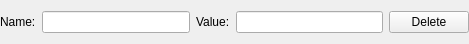
<?xml version="1.0" encoding="UTF-8"?>
<ui version="4.0">
 <class>Property</class>
 <widget class="QWidget" name="Property">
  <property name="geometry">
   <rect>
    <x>0</x>
    <y>0</y>
    <width>469</width>
    <height>41</height>
   </rect>
  </property>
  <property name="windowTitle">
   <string>Form</string>
  </property>
  <layout class="QHBoxLayout" name="horizontalLayout">
   <property name="leftMargin">
    <number>0</number>
   </property>
   <property name="rightMargin">
    <number>0</number>
   </property>
   <item>
    <widget class="QLabel" name="label_1">
     <property name="text">
      <string>Name:</string>
     </property>
    </widget>
   </item>
   <item>
    <widget class="QLineEdit" name="le_name"/>
   </item>
   <item>
    <widget class="QLabel" name="label_2">
     <property name="text">
      <string>Value:</string>
     </property>
    </widget>
   </item>
   <item>
    <widget class="QLineEdit" name="le_value"/>
   </item>
   <item>
    <widget class="QPushButton" name="cmd_delete">
     <property name="text">
      <string>Delete</string>
     </property>
    </widget>
   </item>
  </layout>
 </widget>
 <resources/>
 <connections/>
</ui>
